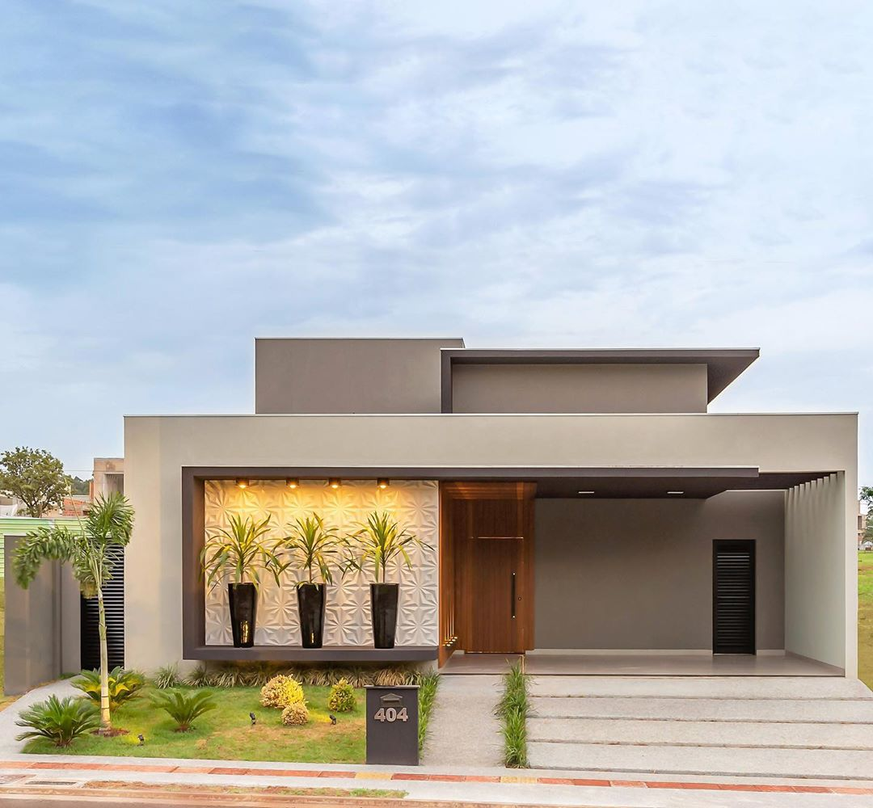
#> input picture imagens/fachada_casa.png, 873 x 808 px, shrunk from 1080 x 1000 before the run
$ python exercicio1.py
#> lines starting #> are read from the running program, lines starting #| are printed output that depends on the picture
from PIL import Image, ImageFilter

imagemOriginal = Image.open('imagens/fachada_casa.png')
#> imagemOriginal is the input picture: PIL image 873x808 RGB; mean R, G, B 177.3, 176.9, 174


kernel1 = ImageFilter.Kernel((3,3), (1, 0, -1, 0, 0, 0, -1, 0, 1), 1, 0)
kernel2 = ImageFilter.Kernel((3, 3), (0, 1, 0, 1, -4, 1, 0, 1, 0), 1, 0)
kernel3 = ImageFilter.Kernel((3, 3), (-1, -1, -1, -1, 8, -1, -1, -1, -1), 1, 0)


filtro1 = imagemOriginal.filter(kernel1)
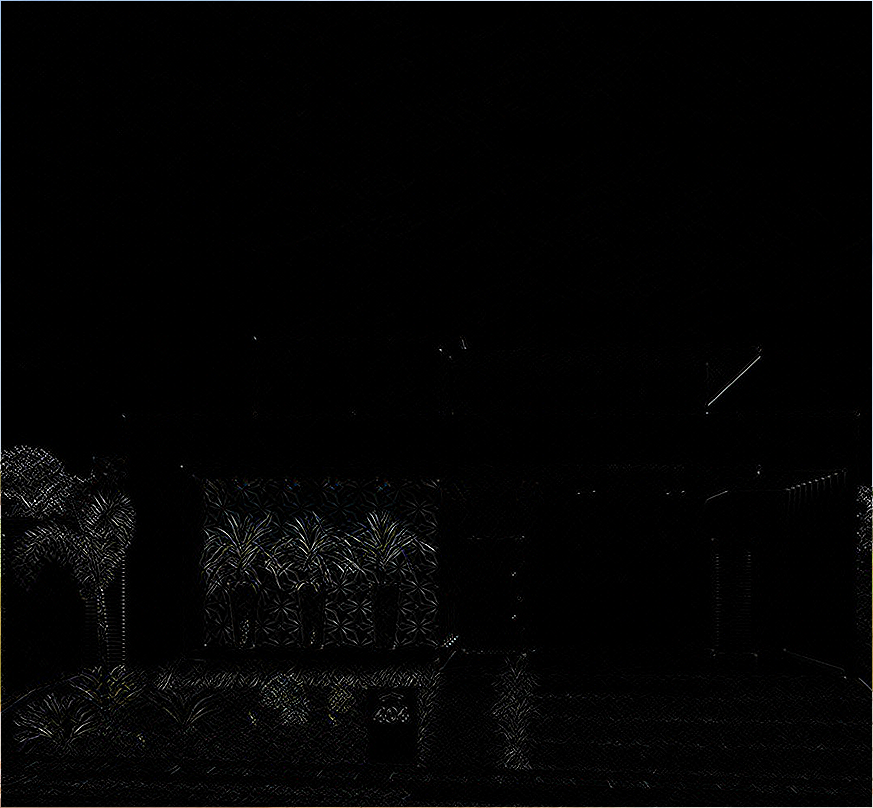
#> filtro1: PIL image 873x808 RGB; mean R, G, B 3.9, 3.9, 3.9
filtro2 = imagemOriginal.filter(kernel2)
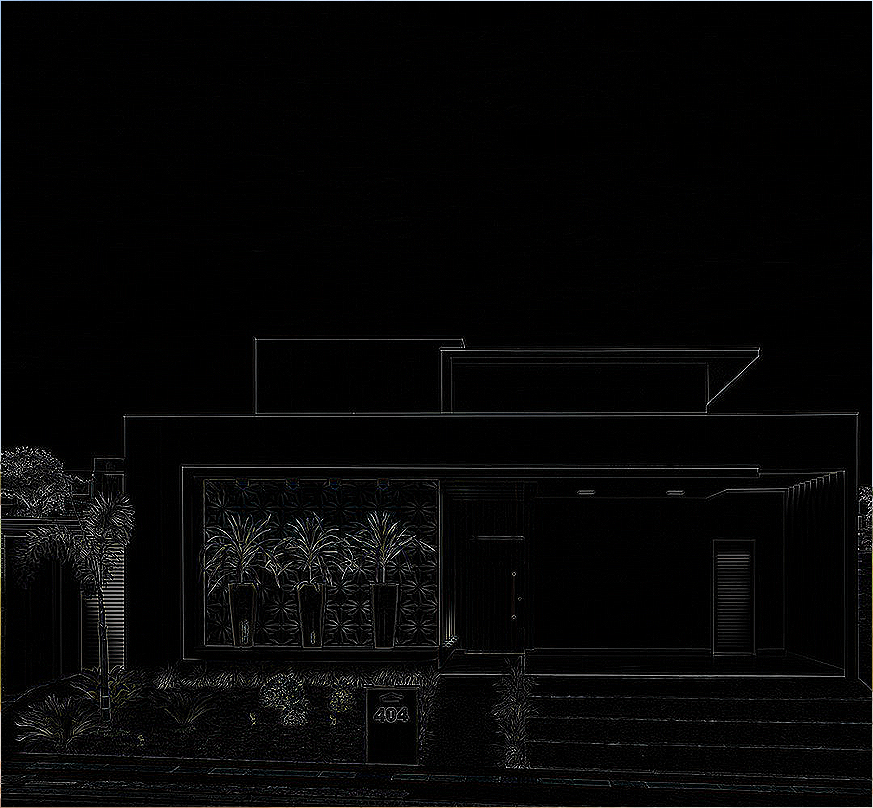
#> filtro2: PIL image 873x808 RGB; mean R, G, B 6.6, 6.6, 6.6
filtro3 = imagemOriginal.filter(kernel3)
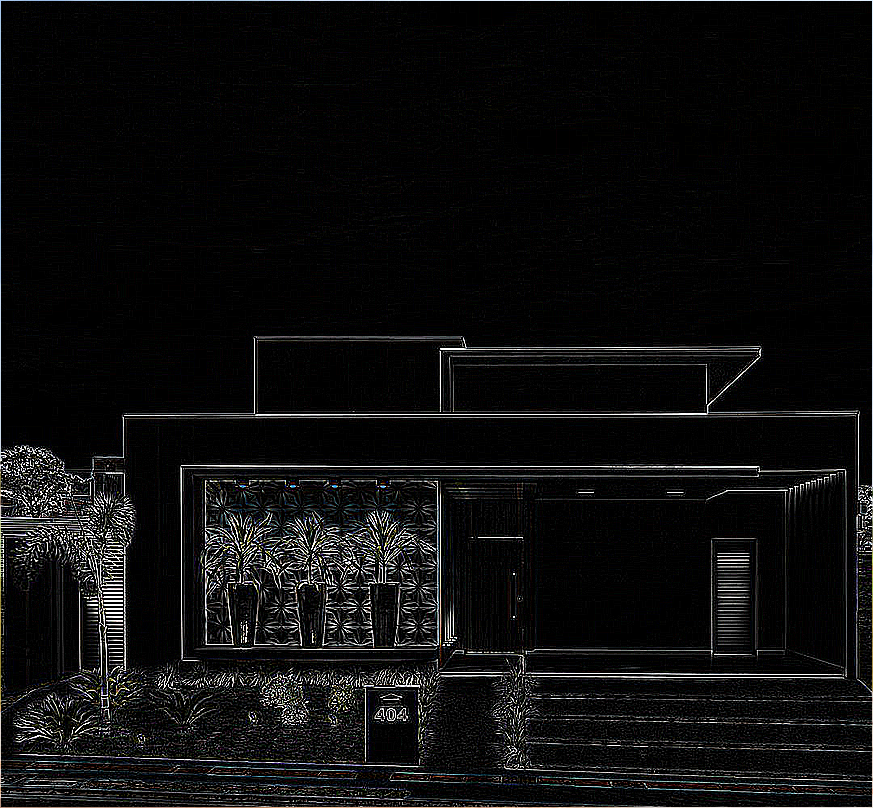
#> filtro3: PIL image 873x808 RGB; mean R, G, B 14.3, 14.2, 14.3


filtro1.save('imagens/fachada_casa_filtro_1.png')
filtro2.save('imagens/fachada_casa_filtro_2.png')
filtro3.save('imagens/fachada_casa_filtro_3.png')

$ run again, with imagens/natureza_original.jpg saved as imagens/fachada_casa.png
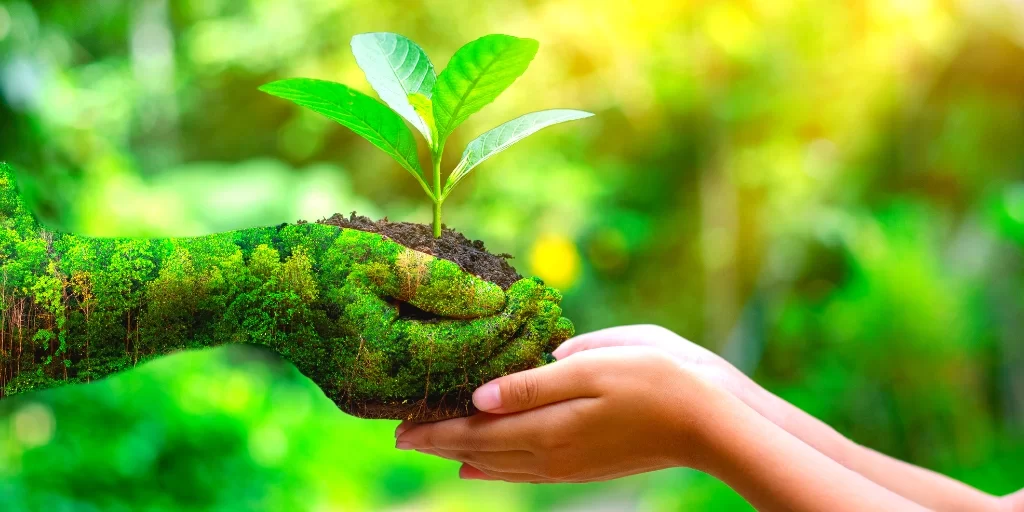
#> input picture imagens/natureza_original.jpg, 1024 x 512 px
#> imagemOriginal is the input picture: PIL image 1024x512 RGB; mean R, G, B 120.9, 168.6, 49.1
#> `filtro2 = imagemOriginal.filter(kernel2)`:
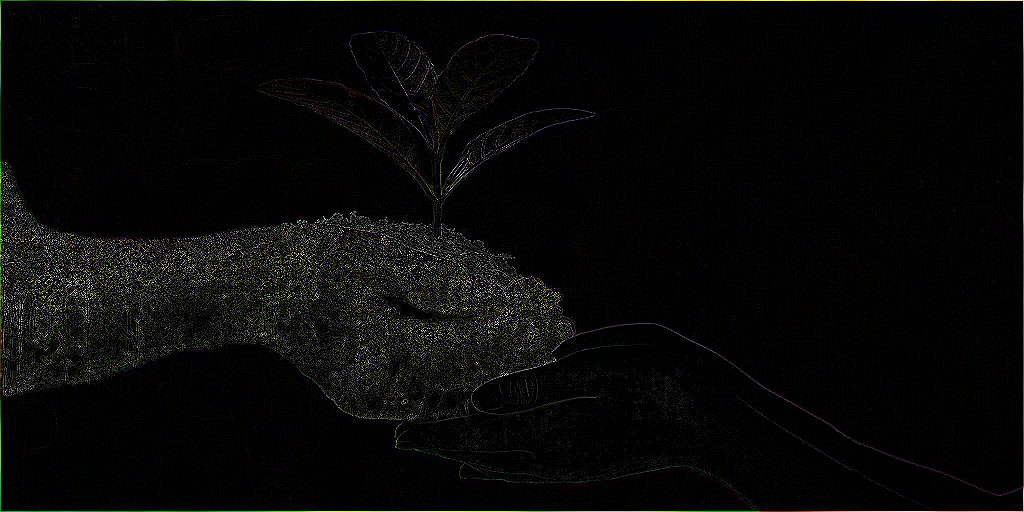
#> filtro2: PIL image 1024x512 RGB; mean R, G, B 7.5, 7.7, 6.5
#> `filtro3 = imagemOriginal.filter(kernel3)`:
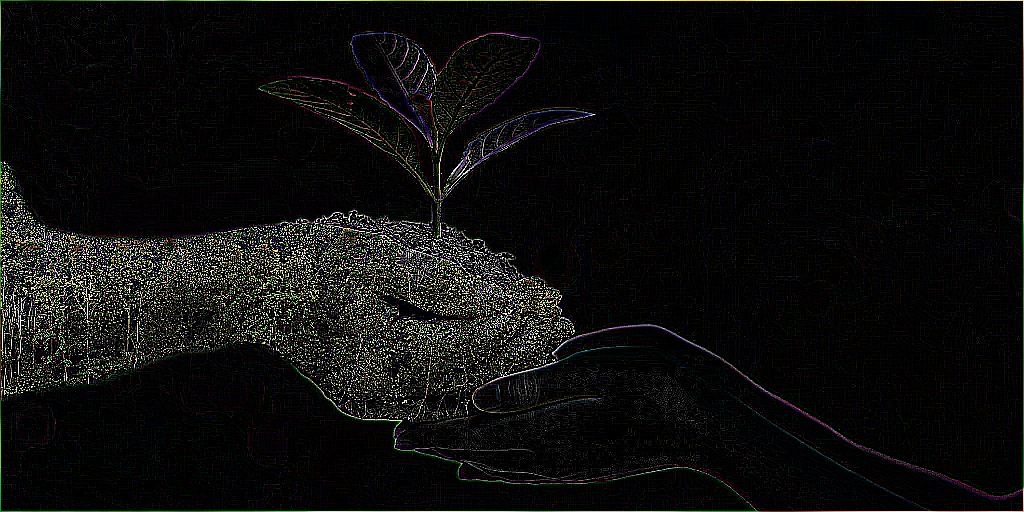
#> filtro3: PIL image 1024x512 RGB; mean R, G, B 14, 14, 12.6
